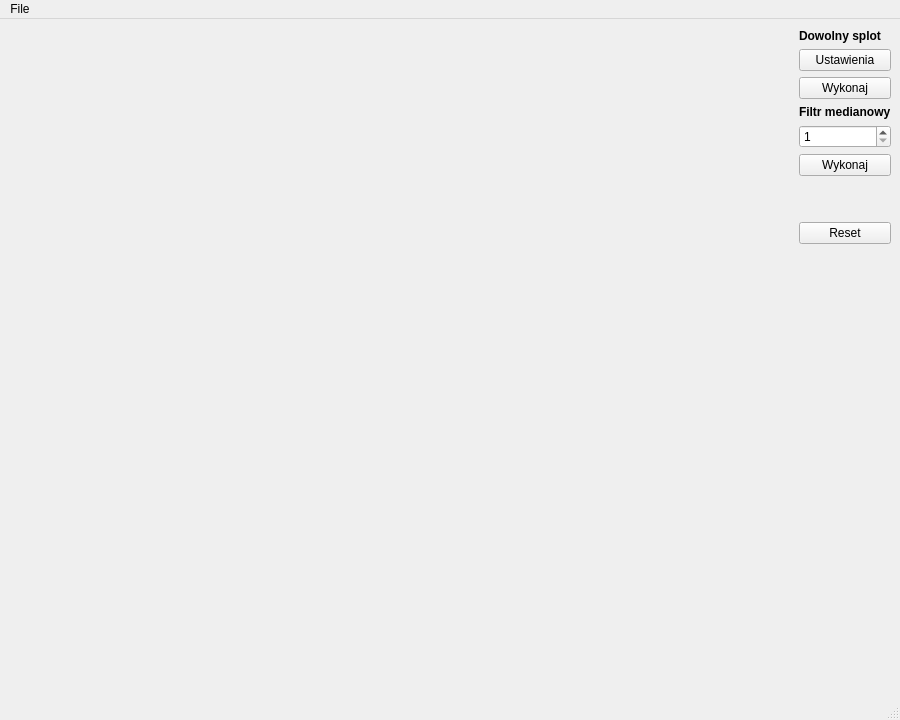
<?xml version="1.0" encoding="UTF-8"?>
<ui version="4.0">
 <class>MainWindow</class>
 <widget class="QMainWindow" name="MainWindow">
  <property name="geometry">
   <rect>
    <x>0</x>
    <y>0</y>
    <width>900</width>
    <height>720</height>
   </rect>
  </property>
  <property name="sizePolicy">
   <sizepolicy hsizetype="Preferred" vsizetype="Preferred">
    <horstretch>0</horstretch>
    <verstretch>0</verstretch>
   </sizepolicy>
  </property>
  <property name="windowTitle">
   <string>Maksymilian Piotrowicz - Splot</string>
  </property>
  <widget class="QWidget" name="centralwidget">
   <property name="sizePolicy">
    <sizepolicy hsizetype="Expanding" vsizetype="Expanding">
     <horstretch>0</horstretch>
     <verstretch>0</verstretch>
    </sizepolicy>
   </property>
   <widget class="QWidget" name="horizontalLayoutWidget">
    <property name="geometry">
     <rect>
      <x>10</x>
      <y>10</y>
      <width>881</width>
      <height>641</height>
     </rect>
    </property>
    <layout class="QHBoxLayout" name="horizontalLayout">
     <item>
      <widget class="QLabel" name="img_label">
       <property name="text">
        <string/>
       </property>
      </widget>
     </item>
     <item>
      <spacer name="horizontalSpacer">
       <property name="orientation">
        <enum>Qt::Horizontal</enum>
       </property>
       <property name="sizeHint" stdset="0">
        <size>
         <width>40</width>
         <height>20</height>
        </size>
       </property>
      </spacer>
     </item>
     <item>
      <layout class="QVBoxLayout" name="verticalLayout_2">
       <item>
        <widget class="QLabel" name="label">
         <property name="font">
          <font>
           <bold>true</bold>
          </font>
         </property>
         <property name="text">
          <string>Dowolny splot</string>
         </property>
        </widget>
       </item>
       <item>
        <widget class="QPushButton" name="conv_settings_button">
         <property name="text">
          <string>Ustawienia</string>
         </property>
        </widget>
       </item>
       <item>
        <widget class="QPushButton" name="conv_button">
         <property name="text">
          <string>Wykonaj</string>
         </property>
        </widget>
       </item>
       <item>
        <widget class="QLabel" name="label_4">
         <property name="font">
          <font>
           <bold>true</bold>
          </font>
         </property>
         <property name="text">
          <string>Filtr medianowy</string>
         </property>
        </widget>
       </item>
       <item>
        <widget class="QSpinBox" name="median_radius_box">
         <property name="toolTip">
          <string>Promień filtra</string>
         </property>
         <property name="minimum">
          <number>1</number>
         </property>
         <property name="value">
          <number>1</number>
         </property>
        </widget>
       </item>
       <item>
        <widget class="QPushButton" name="median_button">
         <property name="text">
          <string>Wykonaj</string>
         </property>
        </widget>
       </item>
       <item>
        <spacer name="verticalSpacer_2">
         <property name="orientation">
          <enum>Qt::Vertical</enum>
         </property>
         <property name="sizeType">
          <enum>QSizePolicy::Fixed</enum>
         </property>
         <property name="sizeHint" stdset="0">
          <size>
           <width>20</width>
           <height>40</height>
          </size>
         </property>
        </spacer>
       </item>
       <item>
        <widget class="QPushButton" name="reset_button">
         <property name="text">
          <string>Reset</string>
         </property>
        </widget>
       </item>
       <item>
        <spacer name="verticalSpacer">
         <property name="orientation">
          <enum>Qt::Vertical</enum>
         </property>
         <property name="sizeHint" stdset="0">
          <size>
           <width>20</width>
           <height>40</height>
          </size>
         </property>
        </spacer>
       </item>
      </layout>
     </item>
    </layout>
   </widget>
  </widget>
  <widget class="QMenuBar" name="menubar">
   <property name="geometry">
    <rect>
     <x>0</x>
     <y>0</y>
     <width>900</width>
     <height>25</height>
    </rect>
   </property>
   <widget class="QMenu" name="menuFile">
    <property name="title">
     <string>File</string>
    </property>
    <addaction name="actionOpen"/>
    <addaction name="actionExit"/>
   </widget>
   <addaction name="menuFile"/>
  </widget>
  <widget class="QStatusBar" name="statusbar"/>
  <action name="actionOpen">
   <property name="text">
    <string>Open</string>
   </property>
  </action>
  <action name="actionExit">
   <property name="text">
    <string>Exit</string>
   </property>
  </action>
 </widget>
 <resources/>
 <connections>
  <connection>
   <sender>actionExit</sender>
   <signal>triggered()</signal>
   <receiver>MainWindow</receiver>
   <slot>close()</slot>
   <hints>
    <hint type="sourcelabel">
     <x>-1</x>
     <y>-1</y>
    </hint>
    <hint type="destinationlabel">
     <x>399</x>
     <y>299</y>
    </hint>
   </hints>
  </connection>
 </connections>
</ui>
